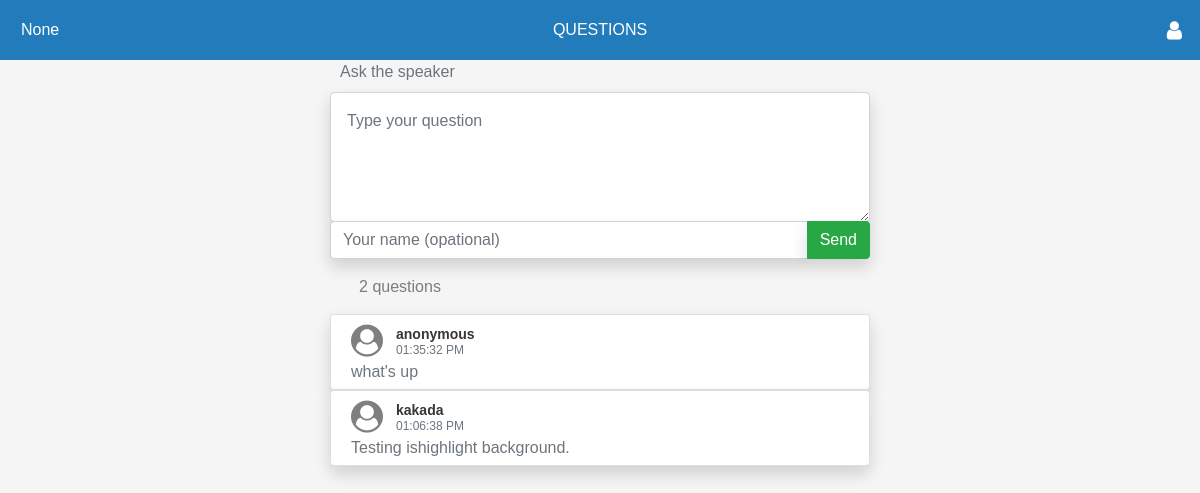
/app.sli.do/event?event_id=91da62, run on the app's committed database.
### app/questions/model.py (models this page shows, shortened)
class Question(db.Model):
    id = db.Column(db.Integer, primary_key=True)
    event_id        = db.Column('event_id', db.String(20))
    question        = db.Column('question', db.String(500))
    username        = db.Column('username', db.String(50), default='anonymous')
    starred         = db.Column('starred', db.Boolean, default=False)
    completed       = db.Column('completed', db.Boolean, default=False)
    isHighlighted   = db.Column('isHighlighted', db.Boolean, default=False)
    registered_on   = db.Column('registered_on' , db.DateTime)

### app/questions/view.py (the view, shortened to what this page needs)
@app.route('/app.sli.do/event', methods=['GET', 'POST'])
def question():
    if request.args.get('event_id') != None :
        session['event_id'] = request.args.get('event_id')
    session['logged_in'] = False
    form = QuestionForm(request.form)
    db.create_all()
    questions = Question.query.filter_by(event_id=session['event_id']).all()
    return render_template('questions/create_question.html', form=form, event=request.args.get('event_name'), questions=questions, number_of_question = len(questions))

### app/questions/form.py
class QuestionForm(Form):
	question = TextAreaField(validators=[InputRequired('Please enter question')])
	username = StringField()

### app/templates/questions/create_question.html (shortened to what this page needs)
{% extends 'main/index.html' %}
{% from "includes/_formhelpers.html" import render_field %}
{% block style %}
<link rel="stylesheet" href="{{ url_for('static', filename='styles/question.css') }}">
{% endblock %}
{% block navbar %}
    {% include 'navbar/question_navbar.html' %}
{% endblock %}
{% block content %}
<div class="container">
    <div class="row justify-content-md-center">
        <div class="col-sm col-md-8 col-lg-6">
        	<form method='POST'>
            <div class="form-group">
                <label class="text-secondary" for="question_label">Ask the speaker</label>
                <textarea name="question" class="form-control shadow p-3 mb-5 bg-white" rows="4" placeholder="Type your question"></textarea>
            </div>
            <div class="input-group mb-3" id="yourname">
                <input type="text" class="form-control shadow bg-white" placeholder="Your name (opational)" aria-label="Recipient's username" aria-describedby="basic-addon2" name="username">
                <div class="input-group-append">
                    <button class="btn btn-success shadow bg-success" type="submit">Send</button>
                </div>
            </div>
            </form>
        </div>
    </div>
</div>
<div class="d-flex justify-content-center">
    <span id="number_of_questions">
        {% if number_of_question > 1 %}
            {{number_of_question}} questions
        {% elif number_of_question == 0 %}
            <span style="margin-left: 100px;">Please enter question to the speaker.</span>
        {% else %}
            {{number_of_question}} question
        {% endif %}
    </span>
</div>
<div class="container" id="card">
    <div class="row justify-content-md-center">
        <div class="col-sm col-md-8 col-lg-6">
        {% for question in questions | sort(attribute='registered_on', reverse = True) %}
            <div class="card shadow bg-white">
                <div class="card-body text-secondary">
                    <i class="fa fa-user-circle fa-2x"></i>
                    <p class="card-text1">{{question.username}}</p>
                    <p class="card-text2">{{question.registered_on.strftime('%r')}}</p>
                    <p class="card-text">{{question.question}}</p>
                </div>
            </div>
        {% endfor %}
        </div>
    </div>
</div>
{% endblock %}

### app/static/styles/index.css (style rules this page uses)
html { height:100%; width:100%; }
html, body { padding: 0; margin: 0; font-family: 'Raleway', sans-serif; background: #F5F5F5; }

### app/static/styles/question.css (style rules this page uses)
.form-group label { font-size: 16px; margin-left: 10px; }
#yourname { margin-top: -49.50px; }
#number_of_questions { margin-left: -400px; margin-bottom: 15px; font-size: 16px; color: #7c7c7c; }
.card-body i { color: #7f7f7f; margin-top: -10px; }
.card-body .card-text1 { margin-left: 45px; margin-top: -35px; font-size: 14px; font-weight: bold; color: #383535; }
.card-body .card-text2 { margin-left: 45px; margin-top: -20px; font-size: 12px; }
.card-body .card-text { margin-top: -15px; margin-bottom: -15px; }

### data on the page
Question: username "anonymous", registered_on "01:35:32 PM", question "what's up"
Question: username "kakada", registered_on "01:06:38 PM", question "Testing ishighlight background."

### other printed values
{{ event }} "None"
{{ number_of_question }} "2"
